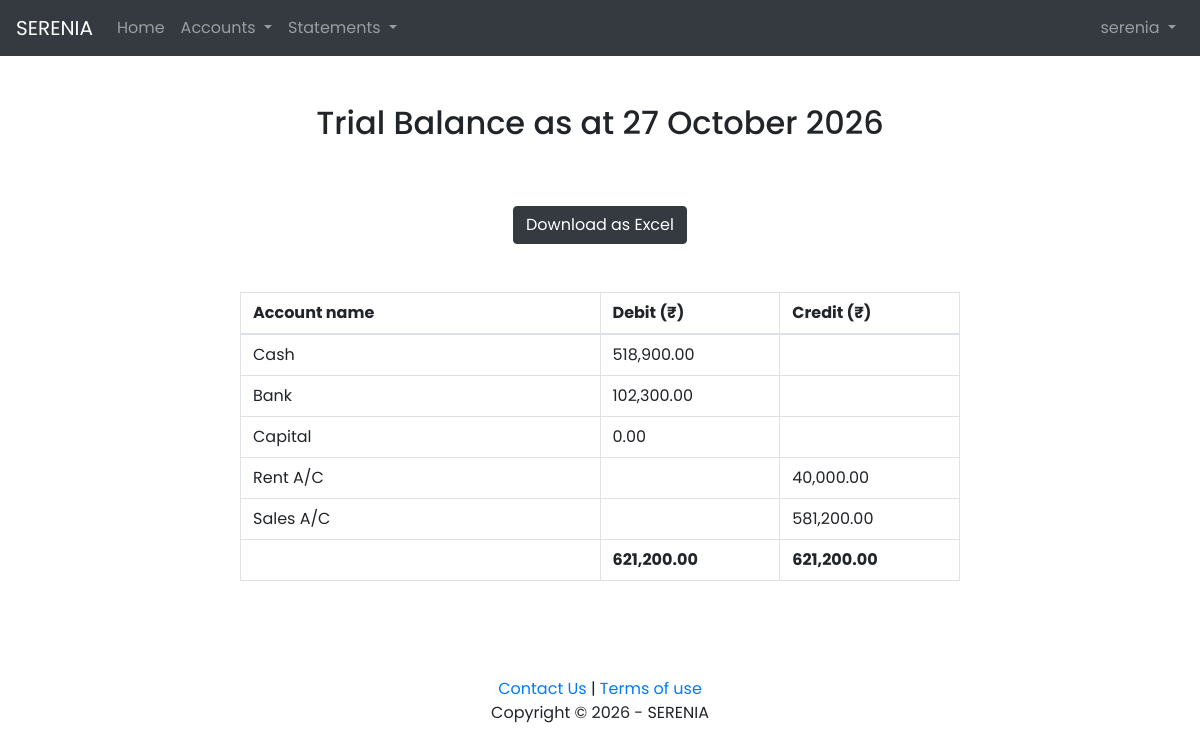
The page /trial-balance (signed in) on the database its author committed.
### tables this page shows
CREATE TABLE persons (
        id INTEGER,
        name TEXT,
        password TEXT,
        date INTEGER,
        currency TEXT,
        PRIMARY KEY(id)
    );

CREATE TABLE accounts (
        id INTEGER,
        name TEXT,
        type TEXT,
        subtype TEXT,
        balance REAL,
        persons_id INTEGER,
        dependency INTEGEER,
        deleted INTEGER,
        PRIMARY KEY(id),
        FOREIGN KEY(persons_id) REFERENCES persons(id)
    );

### app.py (the view)
@app.route("/trial-balance")
def tb():
    if "name" not in session:
        return redirect("/")
    person = session["name"]
    conn = sqlite3.connect(path.join(root, "data.db"))
    db = conn.cursor()
    db.execute("SELECT name, balance FROM accounts WHERE persons_id = (SELECT id FROM persons WHERE name = ?) AND deleted = 0", (person, ))
    balances = db.fetchall()
    db.execute("SELECT currency FROM persons WHERE name = ?", (person, ))
    currency = db.fetchall()[0][0]
    today_date = date.today().strftime('%d %B %Y')
    accounts = []
    for balance in balances:
        if balance[1] >= 0:
            accounts.append([balance[0], toabs(balance[1]), None])
        else:
            accounts.append([balance[0], None, toabs(balance[1])])
    db.execute("SELECT SUM(balance) FROM accounts WHERE persons_id = (SELECT id FROM persons WHERE name = ?) AND deleted = 0 AND balance >= 0", (person, ))
    debit_total = toabs(db.fetchall()[0][0])
    db.execute("SELECT SUM(balance) FROM accounts WHERE persons_id = (SELECT id FROM persons WHERE name = ?) AND deleted = 0 AND balance >= 0", (person, ))
    credit_total = toabs(db.fetchall()[0][0])
    conn.close()
    return render_template("trial-balance.html", accounts=accounts, debit_total=debit_total, credit_total=credit_total, today_date=today_date, currency=currency)

### app.py (called while the page is built)
def toabs(amount):
    return f"{abs(amount):,.2f}"

### templates/trial-balance.html (shortened to what this page needs)
{% extends "layout.html" %}
{% block main %}
    <h1 class="statement-h1">Trial Balance as at {{ today_date }}</h1>
    <div class="statement-container">
        <div class="edit-delete">
            <a href="/trial-balance/download-excel" class="button-link"><button type="submit" class="btn btn-dark transaction-btn" id="download-excel">Download as Excel</button></a>
        </div>
        <div class="overflow">
            <table class="table table-bordered">
                <colgroup>
                    <col span="1" style="width: 50%;">
                    <col span="1" style="width: 25%;">
                    <col span="1" style="width: 25%;">
                </colgroup>
                <thead>
                    <th>Account name</th>
                    <th>Debit ({{ currency }})</th>
                    <th>Credit ({{ currency }})</th>
                </thead>
                <tbody>
                    {% for account in accounts %}
                    <tr>
                        <td>{{ account[0] }}</td>
                        {% if account[1] %}
                            <td>{{ account[1] }}</td>
                            <td></td>
                        {% else %}
                            <td></td>
                            <td>{{ account[2] }}</td>
                        {% endif %}
                    </tr>
                {% endfor %}
                </tbody>
                <tfoot>
                    <tr>
                        <td></td>
                        <td class="td-bold">{{ debit_total }}</td>
                        <td class="td-bold">{{ credit_total }}</td>
                    </tr>
                </tfoot>
            </table>
        </div>
    </div>
{% endblock %}

### templates/layout.html (shortened to what this page needs)
<!DOCTYPE html>
<html lang="en">
    <head>
        <link rel="stylesheet" href="../static/bootstrap.min.css">
        <link rel="stylesheet" type="text/css" href="https://cdn.datatables.net/1.11.0/css/jquery.dataTables.css">
        <link href="../static/styles.css" rel="stylesheet">
    </head>
    <body>
        <nav class="navbar navbar-expand-lg navbar-dark bg-dark">
            <a class="navbar-brand" href="/">SERENIA</a>
            <div class="collapse navbar-collapse" id="navbarNavDropdown">
              {% if session.name %}
                <ul class="navbar-nav mr-auto">
                  <li class="nav-item">
                    <a class="nav-link" href="/home">Home</a>
                  </li>
                  <li class="nav-item dropdown">
                    <a class="nav-link dropdown-toggle" href="#" id="navbarDropdownMenuLink" data-toggle="dropdown" aria-haspopup="true" aria-expanded="false">
                      Accounts
                    </a>
                  </li>
                  <li class="nav-item dropdown">
                    <a class="nav-link dropdown-toggle" href="#" id="navbarDropdownMenuLink" data-toggle="dropdown" aria-haspopup="true" aria-expanded="false">
                      Statements
                    </a>
                  </li>
                </ul>
                <ul class="navbar-nav ml-auto">
                  <li class="nav-item dropdown">
                    <a class="nav-link dropdown-toggle" href="#" id="navbarDropdownMenuLink" data-toggle="dropdown" aria-haspopup="true" aria-expanded="false">
                      {{ session.name }}
                    </a>
                  </li>
                </ul>
              {% else %}
                <ul class="navbar-nav ml-auto">
                  <li class="nav-item">
                    <a class="nav-link" href="/login">Log In</a>
                  </li>
                </ul>
              {% endif %}
            </div>
          </nav>
        <main>{% block main %}{% endblock %}</main>
        <footer>
            <div><a href="mailto:Serenia.contact@gmail.com">Contact Us</a> | <a href="/terms-of-use">Terms of use</a></div>
            <div>Copyright &copy 2026 - SERENIA</div>
        </footer>
    </body>
</html>

### static/styles.css (style rules this page uses)
body { font-family: 'Poppins', sans-serif; font-weight: normal; font-size: 10px; }
h1 { font-size: 3rem; text-align: center; margin: 3rem auto; }
nav a { text-align: center; font-size: 1rem; }
footer { text-align: center; margin: 5rem auto; font-size: 1rem; }
.transaction-btn { display: flex; margin: 1rem auto; }
.button-link { color: white; }
table { font-size: 1rem; }
.edit-delete { text-align: center; margin: 2rem auto; }
.edit-delete button { display: inline-block }
.overflow { overflow-x: auto; }
.statement-container { width: 60%; margin: 2rem auto; font-size: 1.2rem; }
.td-bold { font-weight: bold; }
.statement-h1 { font-size: 2rem; }
td:empty::after { content: "\00a0"; }
table td { border-collapse:collapse }
tr { line-height: 1rem; }

### rows shown on the page
persons: name "serenia"
accounts: name "Cash", balance "518,900.00"
accounts: name "Bank", balance "102,300.00"
accounts: name "Capital", balance "0.00"
accounts: name "Rent A/C", account "40,000.00"
accounts: name "Sales A/C", account "581,200.00"

### other values the page prints
{{ today_date }} "27 October 2026"
{{ currency }} "₹"
{{ debit_total }} "621,200.00"
{{ credit_total }} "621,200.00"
